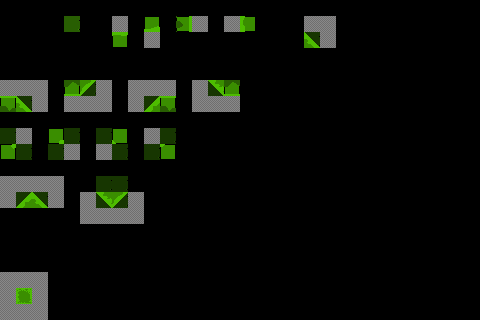

This is a level from a 2D game, rendered from its Tiled map with the project's own tilesets. A one-line summary and the complete map file follow:
An orthogonal 30x20 tile map with 16x16 px tiles, 2 tile layers (input_prototype, output_terrain).

<map version="1.10" tiledversion="1.12.2" orientation="orthogonal" renderorder="right-down" width="30" height="20" tilewidth="16" tileheight="16" infinite="0" nextlayerid="4" nextobjectid="1">
 <properties>
  <property name="DeleteTiles" type="bool" value="true" />
 </properties>
 <tileset firstgid="1" source="../act-1/tileset.tsx" />
 <layer id="3" name="input_prototype" width="30" height="20" opacity="0.58">
  <data encoding="csv">
0,0,0,0,0,0,0,0,0,0,0,0,0,0,0,0,0,0,0,0,0,0,0,0,0,0,0,0,0,0,
0,0,0,0,15,0,0,19,0,15,0,15,19,0,19,15,0,0,0,19,19,0,0,0,0,0,0,0,0,0,
0,0,0,0,0,0,0,15,0,19,0,0,0,0,0,0,0,0,0,15,19,0,0,0,0,0,0,0,0,0,
0,0,0,0,0,0,0,0,0,0,0,0,0,0,0,0,0,0,0,0,0,0,0,0,0,0,0,0,0,0,
0,0,0,0,0,0,0,0,0,0,0,0,0,0,0,0,0,0,0,0,0,0,0,0,0,0,0,0,0,0,
19,19,19,0,15,15,19,0,19,19,19,0,19,15,15,0,0,0,0,0,0,0,0,0,0,0,0,0,0,0,
15,15,19,0,19,19,19,0,19,15,15,0,19,19,19,0,0,0,0,0,0,0,0,0,0,0,0,0,0,0,
0,0,0,0,0,0,0,0,0,0,0,0,0,0,0,0,0,0,0,0,0,0,0,0,0,0,0,0,0,0,
15,19,0,15,15,0,15,15,0,19,15,0,0,0,0,0,0,0,0,0,0,0,0,0,0,0,0,0,0,0,
15,15,0,15,19,0,19,15,0,15,15,0,0,0,0,0,0,0,0,0,0,0,0,0,0,0,0,0,0,0,
0,0,0,0,0,0,0,0,0,0,0,0,0,0,0,0,0,0,0,0,0,0,0,0,0,0,0,0,0,0,
19,19,19,19,0,0,15,15,0,0,0,0,0,0,0,0,0,0,0,0,0,0,0,0,0,0,0,0,0,0,
19,15,15,19,0,19,15,15,19,0,0,0,0,0,0,0,0,0,0,0,0,0,0,0,0,0,0,0,0,0,
0,0,0,0,0,19,19,19,19,0,0,0,0,0,0,0,0,0,0,0,0,0,0,0,0,0,0,0,0,0,
0,0,0,0,0,0,0,0,0,0,0,0,0,0,0,0,0,0,0,0,0,0,0,0,0,0,0,0,0,0,
0,0,0,0,0,0,0,0,0,0,0,0,0,0,0,0,0,0,0,0,0,0,0,0,0,0,0,0,0,0,
0,0,0,0,0,0,0,0,0,0,0,0,0,0,0,0,0,0,0,0,0,0,0,0,0,0,0,0,0,0,
19,19,19,0,0,0,0,0,0,0,0,0,0,0,0,0,0,0,0,0,0,0,0,0,0,0,0,0,0,0,
19,15,19,0,0,0,0,0,0,0,0,0,0,0,0,0,0,0,0,0,0,0,0,0,0,0,0,0,0,0,
19,19,19,0,0,0,0,0,0,0,0,0,0,0,0,0,0,0,0,0,0,0,0,0,0,0,0,0,0,0
</data>
 </layer>
 <layer id="2" name="output_terrain" width="30" height="20">
  <data encoding="csv">
0,0,0,0,0,0,0,0,0,0,0,0,0,0,0,0,0,0,0,0,0,0,0,0,0,0,0,0,0,0,
0,0,0,0,15,0,0,0,0,8,0,16,0,0,0,20,0,0,0,0,0,0,0,0,0,0,0,0,0,0,
0,0,0,0,0,0,0,30,0,0,0,0,0,0,0,0,0,0,0,80,0,0,0,0,0,0,0,0,0,0,
0,0,0,0,0,0,0,0,0,0,0,0,0,0,0,0,0,0,0,0,0,0,0,0,0,0,0,0,0,0,
0,0,0,0,0,0,0,0,0,0,0,0,0,0,0,0,0,0,0,0,0,0,0,0,0,0,0,0,0,0,
0,0,0,0,26,91,0,0,0,0,0,0,0,90,26,0,0,0,0,0,0,0,0,0,0,0,0,0,0,0,
4,80,0,0,0,0,0,0,0,79,4,0,0,0,0,0,0,0,0,0,0,0,0,0,0,0,0,0,0,0,
0,0,0,0,0,0,0,0,0,0,0,0,0,0,0,0,0,0,0,0,0,0,0,0,0,0,0,0,0,0,
0,0,0,7,0,0,0,9,0,0,0,0,0,0,0,0,0,0,0,0,0,0,0,0,0,0,0,0,0,0,
29,0,0,0,0,0,0,0,0,0,31,0,0,0,0,0,0,0,0,0,0,0,0,0,0,0,0,0,0,0,
0,0,0,0,0,0,0,0,0,0,0,0,0,0,0,0,0,0,0,0,0,0,0,0,0,0,0,0,0,0,
0,0,0,0,0,0,0,0,0,0,0,0,0,0,0,0,0,0,0,0,0,0,0,0,0,0,0,0,0,0,
0,79,80,0,0,0,90,91,0,0,0,0,0,0,0,0,0,0,0,0,0,0,0,0,0,0,0,0,0,0,
0,0,0,0,0,0,0,0,0,0,0,0,0,0,0,0,0,0,0,0,0,0,0,0,0,0,0,0,0,0,
0,0,0,0,0,0,0,0,0,0,0,0,0,0,0,0,0,0,0,0,0,0,0,0,0,0,0,0,0,0,
0,0,0,0,0,0,0,0,0,0,0,0,0,0,0,0,0,0,0,0,0,0,0,0,0,0,0,0,0,0,
0,0,0,0,0,0,0,0,0,0,0,0,0,0,0,0,0,0,0,0,0,0,0,0,0,0,0,0,0,0,
0,0,0,0,0,0,0,0,0,0,0,0,0,0,0,0,0,0,0,0,0,0,0,0,0,0,0,0,0,0,
0,1,0,0,0,0,0,0,0,0,0,0,0,0,0,0,0,0,0,0,0,0,0,0,0,0,0,0,0,0,
0,0,0,0,0,0,0,0,0,0,0,0,0,0,0,0,0,0,0,0,0,0,0,0,0,0,0,0,0,0
</data>
 </layer>
</map>
